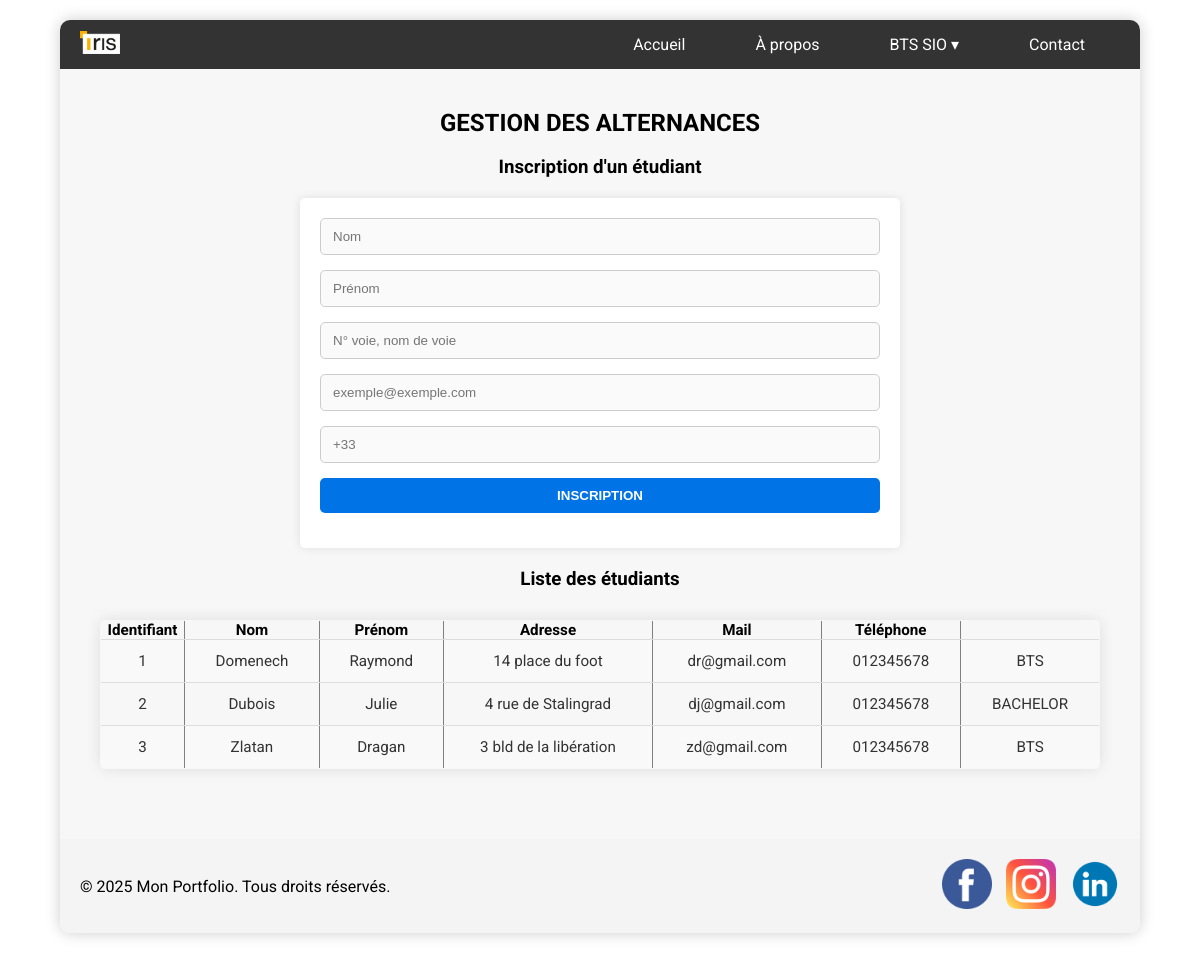
The app's page /portfolio/alternances/accueil_alternance.php with its own data.
### tables this page shows
create table etudiant(
		id_etu int auto_increment primary key,
		nom_etu varchar(50),
		prenom_etu varchar(50),
		adresse_etu varchar(150),
		mail_etu varchar(50),
		telephone_etu varchar(10),
		niveau enum('BAC','BTS','BACHELOR','MASTER')
		);

### portfolio/alternances/accueil_alternance.php (the view, shortened to what this page needs)
<!DOCTYPE html>
<html lang="fr">
<head>
  <link rel="stylesheet" type="text/css" href="../style.css">
</head>
<body>
  <div class="wrapper">
    <?php include("../nav.php") ?>
   <section class="form-divers" id="section2">
    <h2>GESTION DES ALTERNANCES</h2><br>
    <h3>Inscription d'un étudiant</h3>
    <form method="post">
      <input type="text" name="nom" placeholder="Nom">
      <input type="text" name="prenom" placeholder="Prénom">
      <input type="text" name="adresse" placeholder="N° voie, nom de voie">
      <input type="text" name="mail" placeholder="exemple@exemple.com">
      <input type="text" name="telephone" placeholder="+33">
      <input type="submit" name="valider" value="INSCRIPTION">
    </form>
    <h3>Liste des étudiants</h3>
    <table border="1">
          <tr>
            <th>Identifiant</th>
            <th>Nom</th>
            <th>Prénom</th>
            <th>Adresse</th>
            <th>Mail</th>
            <th>Téléphone</th>
          </tr>
    <?php
    $conn = new mysqli("localhost","root","","BTS1RD");
    $requete = "SELECT * FROM etudiant";
    $lesEtudiants = $conn->query($requete);
    foreach ($lesEtudiants as $unEtudiant) {
      $id_etu = $unEtudiant["id_etu"];
      $nom = $unEtudiant["nom_etu"];
      $prenom = $unEtudiant["prenom_etu"];
      $adresse = $unEtudiant["adresse_etu"];
      $mail = $unEtudiant["mail_etu"];
      $telephone = $unEtudiant["telephone_etu"];
      $niveau = $unEtudiant["niveau"];
      echo "<tr>
              <td>" . $id_etu . "</td>
              <td>" . $nom . "</td>
              <td>" . $prenom . "</td>
              <td>" . $adresse . "</td>
              <td>" . $mail . "</td>
              <td>" . $telephone . "</td>
              <td>" . $niveau . "</td>
            </tr>";
    }
    ?>
    </table>
   </section>
<?php include("../footer.php") ?>
  </div>
</body>
</html>

### portfolio/nav.php (shortened to what this page needs)
  <header>
  <nav class="navbar">
    <div class="logo">
      <a href="http://localhost/BTS_Portfolio_BTSRDLM/portfolio/"><img src="http://localhost/BTS_Portfolio_BTSRDLM/images/logo.png" alt="Logo"></a>
    </div>
    <ul>
      <li><a href="http://localhost/BTS_Portfolio_BTSRDLM/portfolio/index.php">Accueil</a></li>
      <li><a href="">À propos</a></li>
      <li class="dropdown">
      <a href="#">BTS SIO &#9662;</a>
    </li>
      <li><a href="#section2">Contact</a></li>
    </ul>
  </nav>
</header>

### portfolio/footer.php
<footer>
  <div class="footer-content">
    <p>&copy; 2025 Mon Portfolio. Tous droits réservés.</p>
    <div class="social-icons">
      <a href="https://www.facebook.com" target="_blank"><img src="http://localhost/BTS_Portfolio_BTSRDLM/images/facebook.png" alt="Facebook"></a>
      <a href="https://www.instagram.com" target="_blank"><img src="http://localhost/BTS_Portfolio_BTSRDLM/images/instagram.png" alt="Instagram"></a>
      <a href="https://www.linkedin.com" target="_blank"><img src="http://localhost/BTS_Portfolio_BTSRDLM/images/linkedin.png" alt="LinkedIn"></a>
    </div>
  </div>
</footer>

### portfolio/style.css (style rules this page uses)
body { font-family: 'Roboto', sans-serif; }
:root { --bg-wrapper: #ffffff; }
* { margin: 0; padding: 0; box-sizing: border-box; }
.wrapper { width: 90%; max-width: 1200px; margin: 20px auto; background-color: var(--bg-wrapper); box-shadow: 0 0 15px rgba(0, 0, 0, 0.2); border-radius: 10px; overflow: hidden; }
.navbar { display: flex; align-items: center; justify-content: space-between; background-color: #333; padding: 0 20px; }
.logo img { width: 40px; }
nav ul { list-style: none; display: flex; justify-content: center; }
nav ul li { margin: 0 15px; }
nav ul li a { display: block; padding: 15px 20px; color: #fff; text-decoration: none; transition: background-color 0.3s ease; }
.form-divers { padding: 40px; text-align: center; background-color: #f7f7f7; }
.form-divers form { max-width: 600px; margin: 20px auto; background-color: #fff; padding: 20px; border-radius: 5px; box-shadow: 0 0 10px rgba(0,0,0,0.1); text-align: left; }
.form-divers form input, .form-divers form textarea { width: 100%; padding: 10px; margin-bottom: 15px; border: 1px solid #ccc; border-radius: 3px; }
footer .footer-content { display: flex; justify-content: space-between; align-items: center; padding: 20px; background-color: #f4f4f4; }
.social-icons a { margin-left: 10px; }
.social-icons img { width: 50px; height: auto; }
table { width: 100%; border-collapse: collapse; margin: 30px 0; font-size: 0.95em; border-radius: 5px; overflow: hidden; box-shadow: 0 0 15px rgba(0,0,0,0.1); }
table tbody tr { border-bottom: 1px solid #ddd; }
table tbody tr:nth-child(even) { background-color: #f9f9f9; }
table td { padding: 12px 20px; color: #333; }
table tbody tr:last-of-type { border-bottom: none; }
form input[type="text"], form input[type="date"] { width: 100%; padding: 10px 12px; border: 1px solid #ccc; border-radius: 5px; background-color: #fafafa; transition: border 0.3s, box-shadow 0.3s; }
form input[type="submit"], form input[type="reset"] { padding: 10px 20px; border: none; border-radius: 5px; font-weight: 600; background-color: #0073e6; color: #fff; cursor: pointer; transition: background-color 0.3s ease, transform 0.2s ease, box-shadow 0.2s ease; }
.dropdown { position: relative; }

### records on screen
etudiant: id_etu "1", nom_etu "Domenech", prenom_etu "Raymond", adresse_etu "14 place du foot", mail_etu "dr@gmail.com", telephone_etu "012345678", niveau "BTS"
etudiant: id_etu "2", nom_etu "Dubois", prenom_etu "Julie", adresse_etu "4 rue de Stalingrad", mail_etu "dj@gmail.com", telephone_etu "012345678", niveau "BACHELOR"
etudiant: id_etu "3", nom_etu "Zlatan", prenom_etu "Dragan", adresse_etu "3 bld de la libération", mail_etu "zd@gmail.com", telephone_etu "012345678", niveau "BTS"
